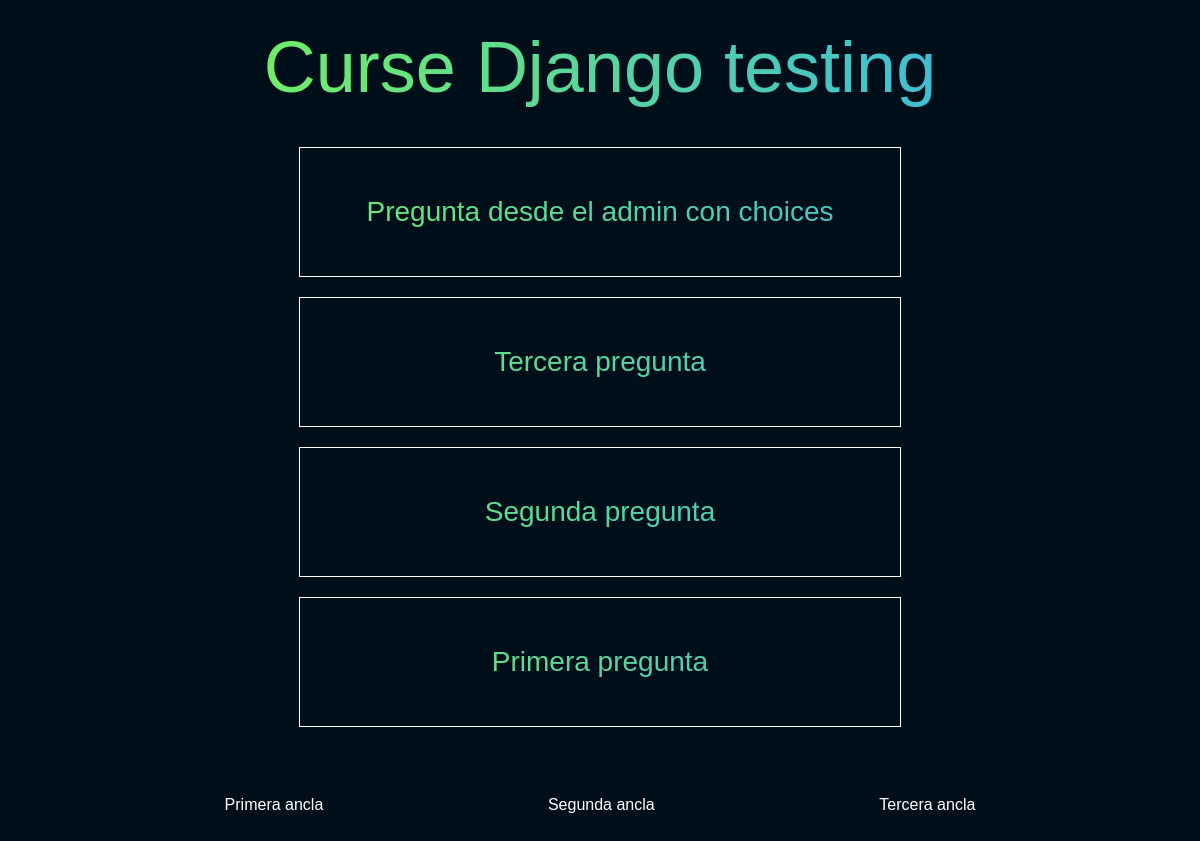
Screenshot of /polls/ with the database file from the repository.
### polls/models.py (models this page shows, shortened)
class Question(models.Model):
    question_text = models.CharField(max_length=200)
    pub_date = models.DateTimeField("date published")

### polls/views.py (the view)
# urls.py: path('', views.IndexView.as_view(), name='index'),
class IndexView(generic.ListView):
    template_name = "polls/index.html"
    context_object_name = "latest_question_list"
    def get_queryset(self):
        return Question.objects.filter(pub_date__lte=timezone.now()).order_by("-pub_date")[:5]

### polls/templates/polls/index.html (shortened to what this page needs)
{% load static %}
<!DOCTYPE html>
<html lang="en">
<head>
    <link rel="stylesheet" href="{% static 'polls/reset.css' %}">
    <link rel="stylesheet" href="{% static 'polls/styles.css' %}">
</head>
<body>
    <main>
        <header>
            <h1>Curse Django testing</h1>
        </header>
        <main>
            {% if latest_question_list %}
                <ul>
                {% for question in latest_question_list %}
                    <li><a href="{% url 'polls:detail' question.id %}">{{ question.question_text }}</a></li>
                {% endfor %}
                </ul>
            {% else %}
                <p>No hay polls.</p>
            {% endif %}
        </main>
        <footer>
            <a href="">Primera ancla</a>
            <a href="">Segunda ancla</a>
            <a href="">Tercera ancla</a>
        </footer>
    </main>
</body>
</html>

### polls/static/polls/styles.css (style rules this page uses)
body, header, ul, li, footer { align-items: center; display: flex; justify-content: center; }
header, ul { background: linear-gradient( to right, hsl(98, 100%, 62%), hsl(204, 100%, 59%) ); -webkit-background-clip: text; -webkit-text-fill-color: transparent; text-align: center; }
body { background: hsl(204, 100%, 5%); flex-direction: column; font-family: Arial, Helvetica, sans-serif; height: 100vh; }
header { color: #71622d; font-size: 72px; height: 60px; padding: 100px 50px 50px; }
ul { flex-direction: column; }
li { border: 1px solid white; font-size: 28px; margin-bottom: 20px; padding: 50px; width: 500px; }
a { color: white; text-decoration: none; }
footer { justify-content: space-evenly; padding: 50px 0; width: 100vw; }

### rows the page displays
Question: question_text "Pregunta desde el admin con choices"
Question: question_text "Tercera pregunta"
Question: question_text "Segunda pregunta"
Question: question_text "Primera pregunta"
